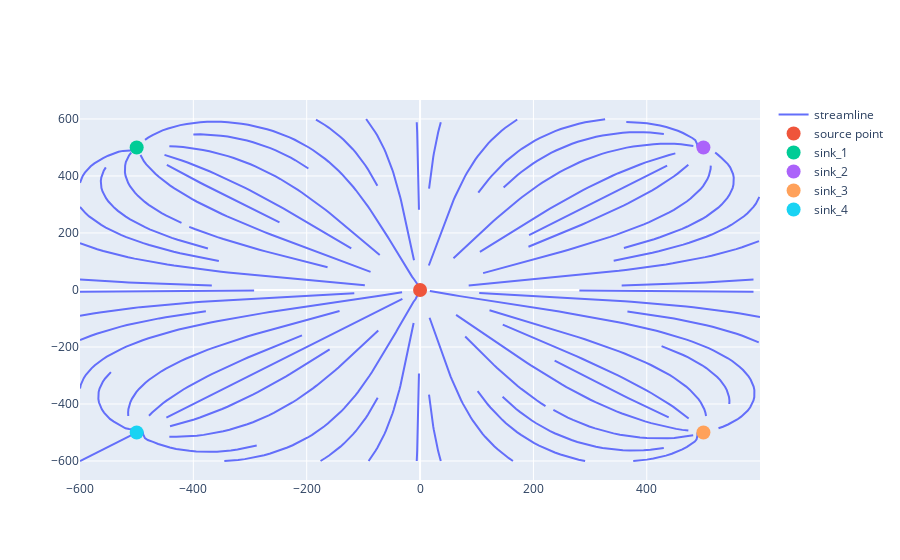

The cell this chart's notebook holds for it:
### Code cell
#practice from figurefactory

import plotly.figure_factory as ff
import plotly.graph_objects as go

import numpy as np

N_st = 40
x_start, x_end = -600.0, 600.0
y_start, y_end = -600.0, 600.0
x = np.linspace(x_start, x_end, N_st)
y = np.linspace(y_start, y_end, N_st)
X, Y = np.meshgrid(x, y)
x_inj, y_inj = 0.0, 0.0
x_p1, y_p1 = -500.0, 500.0
x_p2, y_p2 = 500.0, 500.0
x_p3, y_p3 = 500.0, -500.0
x_p4, y_p4 = -500.0, -500.0
N_0 = 1
X_0 = float(x_inj + 10*np.cos(2*np.pi*N_0/N_st))
Y_0 = float(y_inj + 10*np.sin(2*np.pi*N_0/N_st))

# Compute the velocity field on the mesh grid
u = 44.68 * (X / (X**2 + Y**2)) - (11.17 *(((X + 500) / (((X + 500)**2) + ((Y - 500)**2))) + ((X - 500) / (((X - 500)**2) + ((Y - 500)**2))) + ((X - 500) / (((X - 500)**2) + ((Y + 500)**2))) + ((X + 500) / (((X + 500)**2) + ((Y + 500)**2)))))

v = (44.68 * (Y / (X**2 + Y**2))) - (11.17 *(((Y - 500) / (((X + 500)**2) + ((Y - 500)**2))) + ((Y - 500) / (((X - 500)**2) + ((Y - 500)**2))) + ((Y + 500) / (((X - 500)**2) + ((Y + 500)**2))) + ((Y + 500) / (((X + 500)**2) + ((Y + 500)**2))))) 


# Create streamline figure
fig = ff.create_streamline(x, y, u, v, name='streamline')

# name='streamline'

# Add source point
fig.add_trace(go.Scatter(x=[x_inj], y=[y_inj],
                          mode='markers',
                          marker_size=14,
                          name='source point'))
fig.add_trace(go.Scatter(x=[x_p1], y=[y_p1],
                          mode='markers',
                          marker_size=14,
                          name='sink_1'))
fig.add_trace(go.Scatter(x=[x_p2], y=[y_p2],
                          mode='markers',
                          marker_size=14,
                          name='sink_2'))
fig.add_trace(go.Scatter(x=[x_p3], y=[y_p3],
                          mode='markers',
                          marker_size=14,
                          name='sink_3'))
fig.add_trace(go.Scatter(x=[x_p4], y=[y_p4],
                          mode='markers',
                          marker_size=14,
                          name='sink_4'))

fig.show()

### Figure 1 — Plotly figure (JSON) as saved in the notebook; plotly's stock layout.template omitted (floating-point values rounded to 4 significant figures; data arrays with more than 128 entries replaced by an {"elided": "..."} marker saying what was removed)
{"data": [{"mode": "lines", "name": "streamline", "type": "scatter", "x": {"elided": "3285 float values"}, "y": {"elided": "3285 float values"}}, {"marker": {"size": 14}, "mode": "markers", "name": "source point", "type": "scatter", "x": [0], "y": [0]}, {"marker": {"size": 14}, "mode": "markers", "name": "sink_1", "type": "scatter", "x": [-500], "y": [500]}, {"marker": {"size": 14}, "mode": "markers", "name": "sink_2", "type": "scatter", "x": [500], "y": [500]}, {"marker": {"size": 14}, "mode": "markers", "name": "sink_3", "type": "scatter", "x": [500], "y": [-500]}, {"marker": {"size": 14}, "mode": "markers", "name": "sink_4", "type": "scatter", "x": [-500], "y": [-500]}], "layout": {"hovermode": "closest"}}
